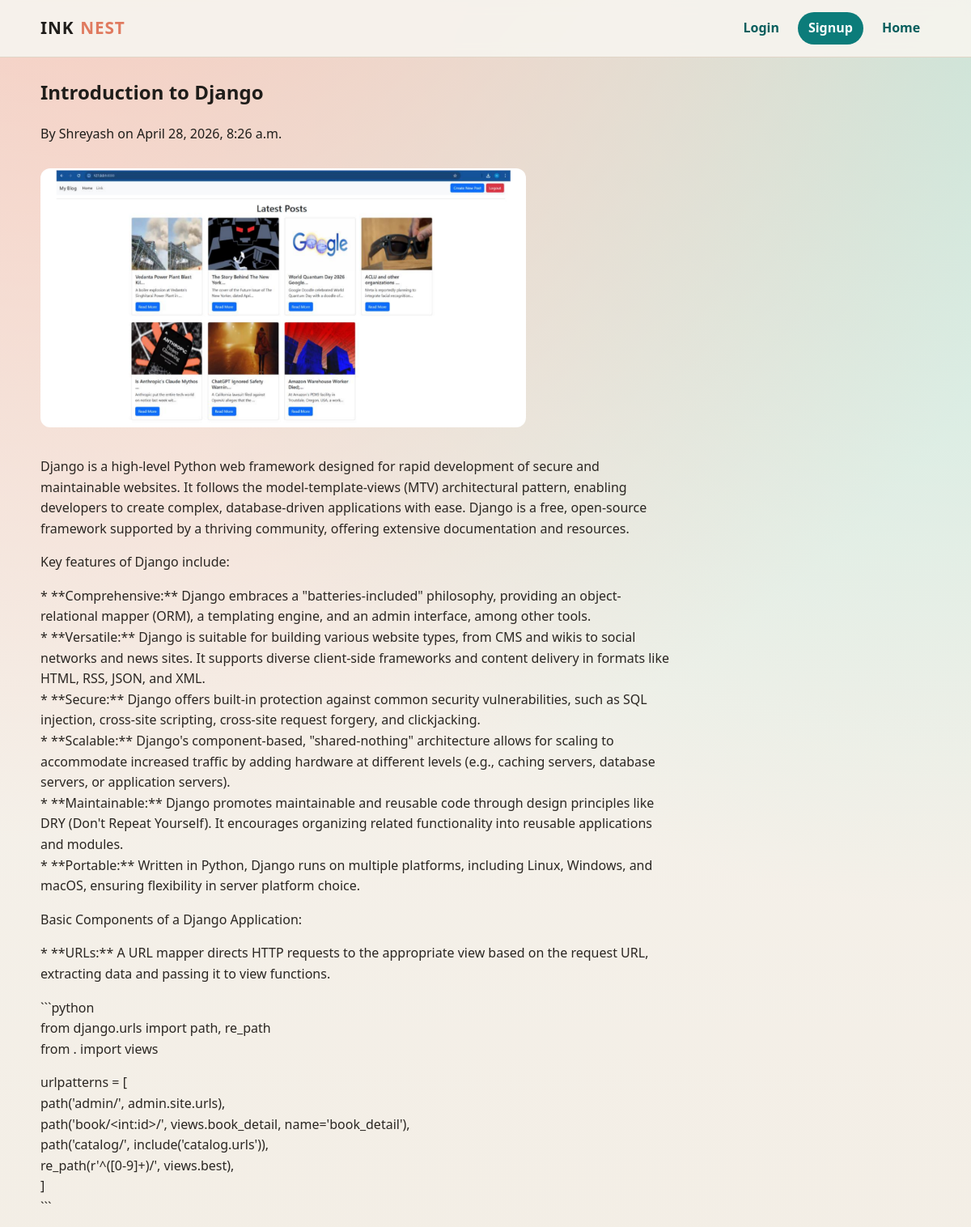
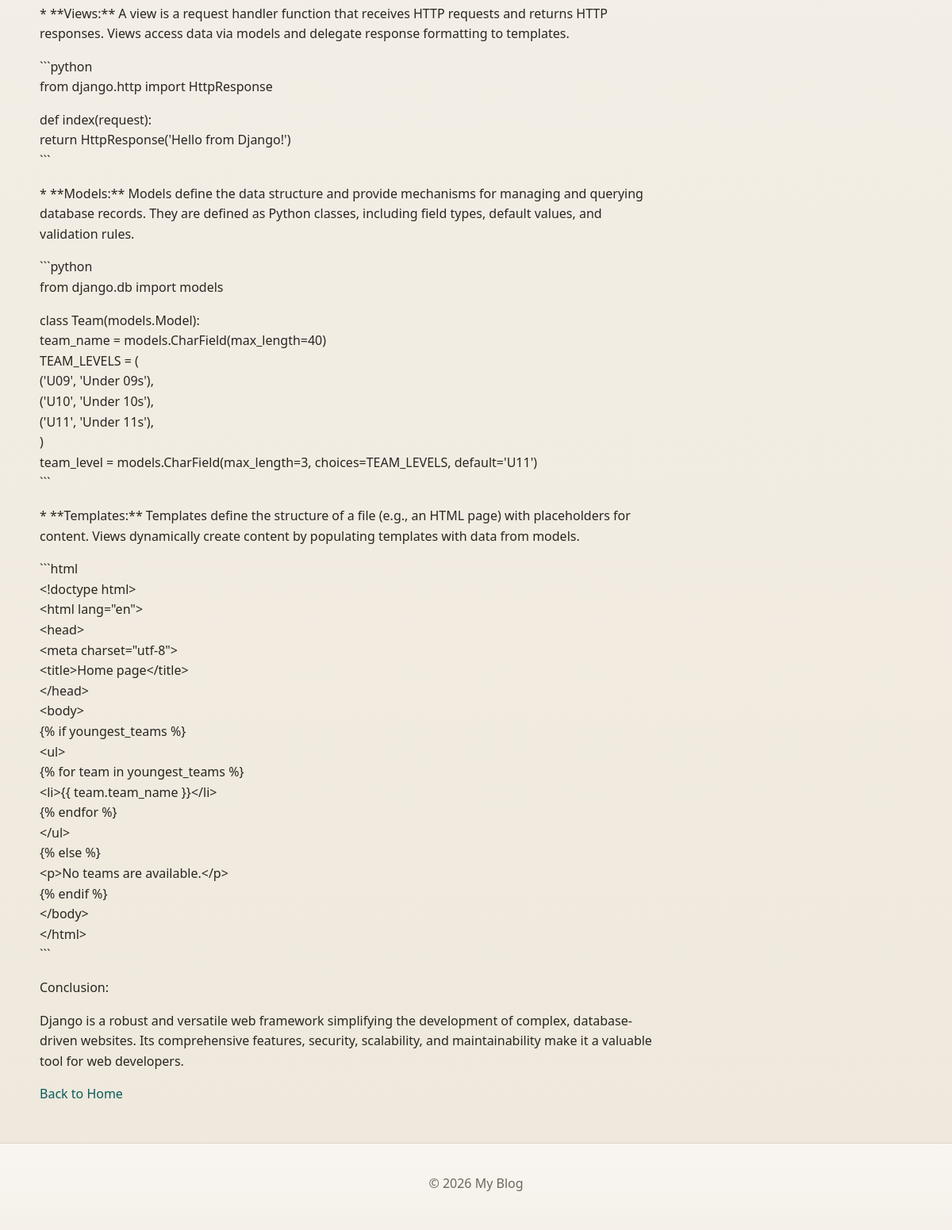
The app's page /post/4/ with its own data (2 pictures, top to bottom).
### blogapp/models.py (models this page shows, shortened)
class Post(models.Model):
    title = models.CharField(max_length=200)
    content = models.TextField()
    author = models.ForeignKey(User, on_delete=models.CASCADE)
    image = models.ImageField(upload_to='post_images/', blank=True, null=True)
    created_at = models.DateTimeField(auto_now_add=True)

### blogapp/views.py (the view)
# urls.py: path('post/<int:post_id>/', views.post_detail, name='post_details'),
def post_detail(request, post_id):
    post = get_object_or_404(Post, id=post_id)
    return render(request, 'blogapp/post_detail.html', {'post': post})

### blogapp/templates/blogapp/post_detail.html (shortened to what this page needs)
{% extends 'Base.html' %}
{% block content %}
  <article class="post-detail">
    <h1>{{ post.title }}</h1>
    <p class="meta">By {{ post.author.username }} on {{ post.created_at }}</p>
    {% if post.image %}
      <img src="{{ post.image.url }}" alt="Post Image" style="max-width:600px;">
    {% endif %}
    <div class="content">{{ post.content|linebreaks }}</div>
    <p>
      <a href="{% url 'home' %}">Back to Home</a>
    </p>
  </article>
{% endblock %}

### blogapp/static/style.css (style rules this page uses)
:root { --bg: #f7f4ef; --bg-alt: #efe8dc; --surface: #fffdfa; --text: #1f1d1a; --muted: #6e665b; --primary: #0c7c7a; --primary-dark: #075e5d; --accent: #e07a5f; --line: #ddd2c2; --success: #2d7a46; --danger: #a83d3d; --shadow: 0 10px 28px rgba(32, 24, 17, 0.09); --radius-lg: 18px; --radius-md: 12px; }
* { box-sizing: border-box; }
body { margin: 0; color: var(--text); background: radial-gradient(circle at 10% -10%, #f4c6b8 0%, transparent 38%), radial-gradient(circle at 100% 0%, #c7e9dd 0%, transparent 34%), linear-gradient(180deg, var(--bg), var(--bg-alt)); font-family: "Segoe UI", "Trebuchet MS", sans-serif; min-height: 100vh; line-height: 1.6; }
a { color: var(--primary-dark); text-decoration: none; }
.post-detail .content { max-width: 780px; margin-top: 1rem; color: #2a2622 }
.post-detail img { border-radius: 12px; margin: 0.8rem 0 }

### records on screen
Post: title "Introduction to Django", author.username "Shreyash", created_at "April 28, 2026, 8:26 a.m.", image (picture), content "Django is a high-level Python web framework designed for rapid development of secure and maintainable websites. It follows the model-template-views (MTV) architectural pattern, enabling developers to create complex, database-driven applications with ease. Django is a free, open-source framework supported by a thriving community, offering extensive documentation and resources. Key features of Django include: * **Comprehensive:** Django embraces a \"batteries-included\" philosophy, providing an object-relational mapper (ORM), a templating engine, and an admin interface, among other tools. * **Versatile:** Django is suitable for building various website types, from CMS and wikis to social…"
